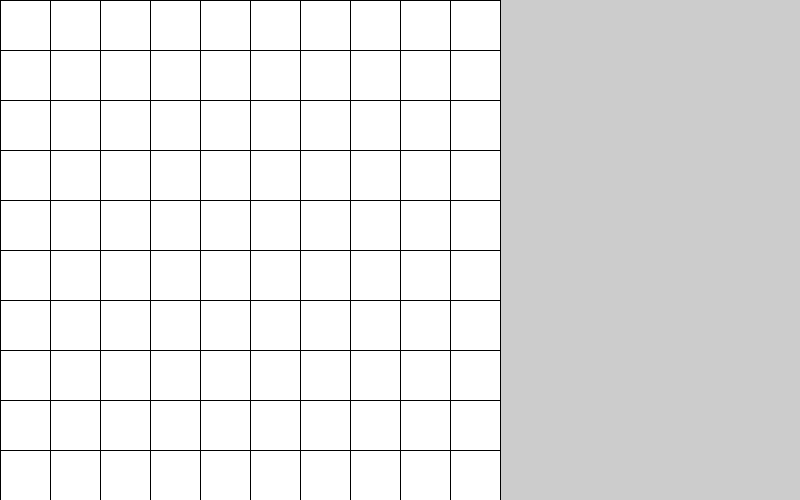
Frame 1 (no input)
Frame 60 (the mouse pressed at the canvas centre just before this capture): identical to frame 1, image omitted
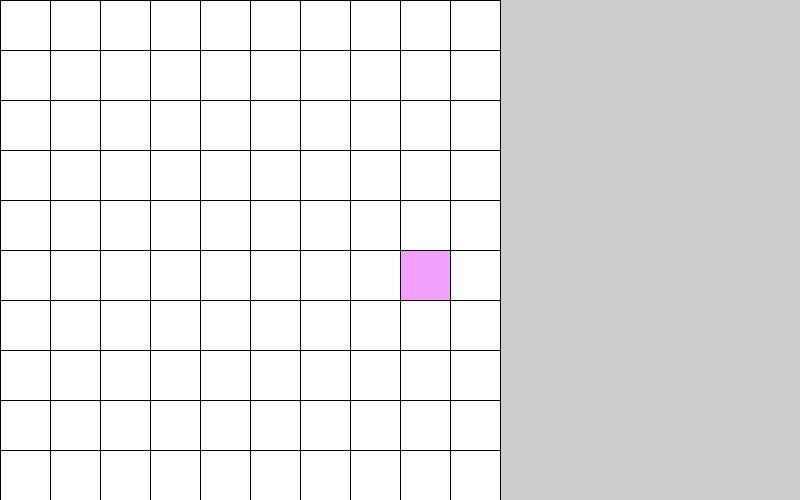
Frame 120 (the mouse held since frame 60 and released just before this capture)

The Processing sketch that drew these frames (run headless with seeded random() and noise(); from frame 60 on, the mouse is pressed at the canvas centre):

// Processing sketch: week06_1
// ── week06_1.pde
//week06-1 好玩的程式設計
//File -Preference 設大字型
//修改自week05-2 好玩的程式設計 兩層for(迴圈) 配合if...else if...else
//Ctrl-N 開新視窗
void setup() {
  size (800,500);//視窗大小800x500
}
int [][] a=new int[10][16];//Java的陣列寫法, 跟C/C++不同
void mousePressed(){
  int i = mouseY/50, j=mouseX/50;
  a[i][j]=1;
}
void draw() {
  for (int i=0; i<10; i++){//上週是for y 現在改成for i 左手i
    for (int j=0; j<10; j++){
      if (a[i][j]==1) fill(#F0A1FC);
      else fill(255);//沒有值,設白色
      rect(j*50, i*50, 50, 50);//畫四邊形
    }
  }
  /*很多行的註解 用斜線星
  for (int y=0; y<500; y+=50) {
    for (int x=0; x<800; x+=50){
      if (x < mouseX && mouseX <x+50) fill(#EF88F5);//設定紫色
      else if (y < mouseY && mouseY <y+50) fill(#3CDEE3);
      else fill(255);
      rect(x, y, 50, 50);
    }
  }收尾的地方,是星斜線*/
}
